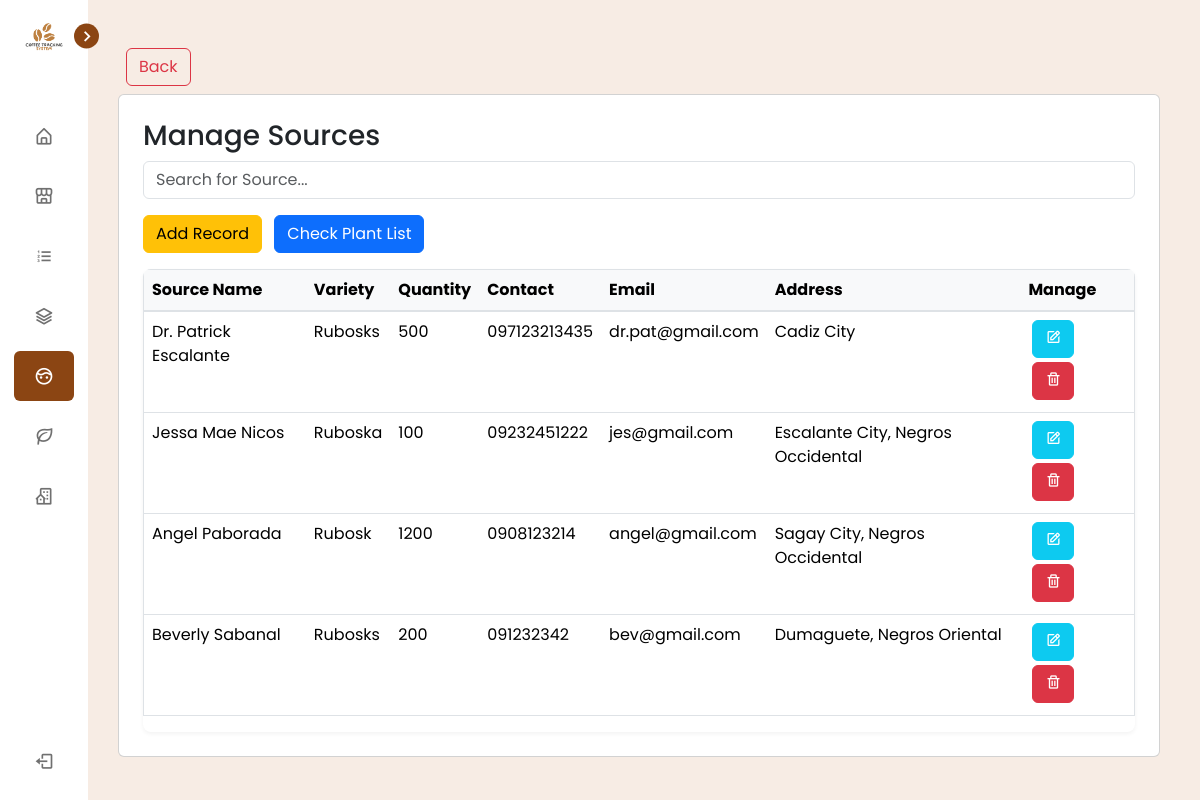
Screenshot of /view/pages/plant_source/index.php (signed in) with the database file from the repository.
### tables this page shows
CREATE TABLE `tbl_source` (
  `id` int(255) NOT NULL,
  `source_id` varchar(255) DEFAULT NULL,
  `source_fullname` varchar(255) DEFAULT NULL,
  `source_variety` varchar(255) NOT NULL,
  `source_quantity` int(255) NOT NULL,
  `source_contact_number` varchar(255) DEFAULT NULL,
  `source_email` varchar(255) NOT NULL,
  `source_address` varchar(255) DEFAULT NULL,
  `created_date` timestamp(6) NOT NULL DEFAULT current_timestamp(6) ON UPDATE current_timestamp(6)
);

### connection/connection.php (called while the page is built, shortened)
<?php
class config {
    public function __construct(){
        $dsn = "mysql:host=".H.";dbname=".DB;
        $username = U;
        $password = P;
        try {
            $this->pdo = new PDO($dsn, $username, $password);
        } catch (PDOException $e) {
            die("Connection failed: " . $e->getMessage());
        }
    }
}
?>

### controller/PlantSourceController.php (called while the page is built, shortened)
<?php
require_once('../../../services/PlantSourceService.php');
$sourceService = new SourceService();
$owners = $sourceService->getNurseryOwners();
?>

### services/PlantSourceService.php (called while the page is built, shortened)
<?php
require_once("../../../connection/connection.php");
class SourceService extends config {
    public function getNurseryOwners() {
        try {
            $query = "SELECT `id`, `source_id`, `source_fullname`, `source_variety`, `source_quantity`, `source_contact_number`, `source_email`, `source_address`, `created_date` FROM `tbl_source` WHERE `id` != 26";
            $stmt = $this->pdo->prepare($query);
            $stmt->execute();
            return $stmt->fetchAll(PDO::FETCH_ASSOC);
        } catch (PDOException $e) {
            echo "Error: " . $e->getMessage();
        }
    }
}
?>

### view/pages/plant_source/index.php (the view, shortened to what this page needs)
<?php
  include_once('../../components/header.php');
  include_once('../../../controller/PlantSourceController.php');
?>
<div class="p-3">
<a class="btn btn-outline-danger m-2" href="../dashboard/index.php" width="200"> Back </a>
    <div class="card p-4">
    <h3>Manage Sources</h3>
    <div class="mb-3">
        <input type="text" id="searchInput" class="form-control" placeholder="Search for Source...">
    </div>
    <div class="mb-3">
        <a type="button" class="btn d-none d-md-inline-block btn-warning " href="create.php">Add Record</a>
        <a type="button" class="btn d-none d-md-inline-block btn-primary mx-2" href="../plant_nursery/index.php">Check Plant List</a>
    </div>
    <div class="table-responsive">
        <table border="1" class="table" id="nurseryOwnersTable">
            <thead>
                <tr>
                    <th>Source Name</th>
                    <th>Variety</th>
                    <th>Quantity</th>
                    <th>Contact</th>
                    <th>Email</th>
                    <th>Address</th>
                    <th>Manage</th>
                </tr>
            </thead>
            <tbody>
                <?php if (!empty($owners)): ?>
                    <?php foreach ($owners as $owner): ?>
                        <tr>
                            <td><?php echo htmlspecialchars($owner['source_fullname']); ?></td>
                            <td><?php echo htmlspecialchars($owner['source_variety']); ?></td>
                            <td><?php echo htmlspecialchars($owner['source_quantity']); ?></td>
                            <td><?php echo htmlspecialchars($owner['source_contact_number']); ?></td>
                            <td><?php echo htmlspecialchars($owner['source_email']); ?></td>
                            <td><?php echo htmlspecialchars($owner['source_address']); ?></td>
                            <td class="justify-content-center align-items-center">
                                <a type="button" class="btn btn-info mx-1 mb-1" href="update.php?userID=<?php echo htmlspecialchars($owner['id']); ?>">
                                    <i class='bx
                                     bx-edit icon text-white'></i>
                                </a>
                                <button type="button" class="btn btn-danger mx-1 mb-1" data-id="<?php echo htmlspecialchars($owner['id']); ?>" onclick="setDeleteId(this)">
                                    <i class='bx bx-trash icon'></i>
                                </button>
                            </td>
                        </tr>
                    <?php endforeach; ?>
                <?php else: ?>
                    <tr>
                        <td colspan="5" class="text-center">No records found.</td>
                    </tr>
                <?php endif; ?>
            </tbody>
        </table>
        </div>
    </div>
    </div>
<?php include_once('../../components/footer.php'); ?>

### view/css/style.css (style rules this page uses)
body { padding: 5px; background-color: #f5f5f5; font-family: Arial, sans-serif; }

### view/css/sidebar.css (style rules this page uses)
* { margin: 0; padding: 0; box-sizing: border-box; font-family: 'Poppins', sans-serif; }
:root { --body-color: #f7ece4; --sidebar-color: #FFF; --primary-color: #8B4513; --primary-color-light: #fffbf5; --toggle-color: #DDD; --text-color: #707070; --tran-03: all 0.2s ease; --tran-03: all 0.3s ease; --tran-04: all 0.3s ease; --tran-05: all 0.3s ease; }
body { min-height: 100vh; background-color: var(--body-color); transition: var(--tran-05); }

### view/components/header.php (style rules this page uses)
.table-responsive { border-radius: 8px; box-shadow: 0 2px 4px rgba(0,0,0,0.05); }
.table th { background-color: #f8f9fa; border-bottom: 2px solid #dee2e6; }

### rows the page displays
tbl_source: source_fullname "Dr. Patrick Escalante", source_variety "Rubosks", source_quantity "500", source_contact_number "097123213435", source_email "dr.pat@gmail.com", source_address "Cadiz City"
tbl_source: source_fullname "Jessa Mae Nicos", source_variety "Ruboska", source_quantity "100", source_contact_number "09232451222", source_email "jes@gmail.com", source_address "Escalante City, Negros Occidental"
tbl_source: source_fullname "Angel Paborada", source_variety "Rubosk", source_quantity "1200", source_contact_number "0908123214", source_email "angel@gmail.com", source_address "Sagay City, Negros Occidental"
tbl_source: source_fullname "Beverly Sabanal", source_variety "Rubosks", source_quantity "200", source_contact_number "091232342", source_email "bev@gmail.com", source_address "Dumaguete, Negros Oriental"
